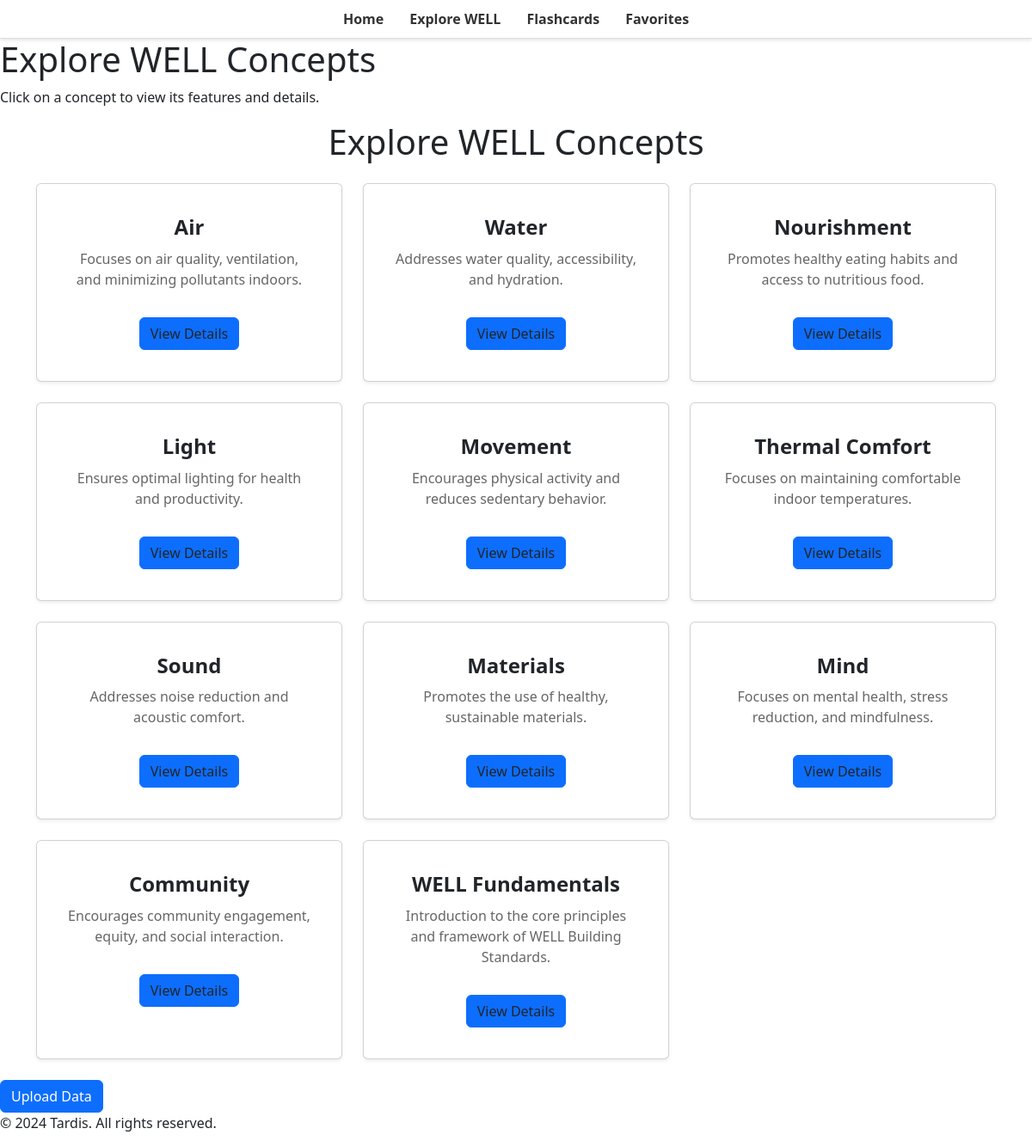
Screenshot of /reading-mode/ with the database file from the repository.
### reading_mode/models.py (models this page shows)
class Concept_class(db.Model):
    __tablename__ = 'concepts_table'
    id = db.Column(db.Integer, primary_key=True)
    name = db.Column(db.String(255), nullable=False, unique=True)
    description = db.Column(db.Text)
    features = db.relationship('Feature_class', backref='concept', lazy=True)

### reading_mode/routes.py (the view)
@reading_mode_bp.route('/')
def reading_mode_home():
    concepts = Concept_class.query.all()  # Fetch all concepts
    return render_template('reading_mode/home.html', concepts=concepts)

### reading_mode/templates/reading_mode/home.html
{% extends 'base.html' %}
{% block content %}
<h1>Explore WELL Concepts</h1>
<p>Click on a concept to view its features and details.</p>
<h1 class="text-center mb-4">Explore WELL Concepts</h1>
<div class="container">
    <div class="row">
        {% for concept in concepts %}
        <div class="col-md-4 col-sm-6 mb-4">
            <div class="card concept-tile shadow-sm h-100">
                <div class="card-body text-center">
                    <h2 class="card-title">{{ concept.name }}</h2>
                    {% if concept.description %}
                    <p class="card-text">{{ concept.description }}</p>
                    {% else %}
                    <p class="card-text">Explore features related to {{ concept.name }}.</p>
                    {% endif %}
                    <a href="{{ url_for('reading_mode.concept_details', concept_id=concept.id) }}" class="btn btn-primary mt-3">View Details</a>
                </div>
            </div>
        </div>
        {% endfor %}
    </div>
</div>
<div class="upload-data">
    <a href="{{ url_for('reading_mode.upload_reading_mode_data') }}" class="btn btn-primary">Upload Data</a>
</div>
{% endblock %}

### templates/base.html (shortened to what this page needs)
<!DOCTYPE html>
<html lang="en">
<head>
    <link rel="stylesheet" href="{{ url_for('static', filename='css/style.css') }}">
    <link href="https://cdn.jsdelivr.net/npm/bootstrap@5.3.0-alpha1/dist/css/bootstrap.min.css" rel="stylesheet">
</head>
<body>
    <header>
        <nav>
            <ul>
                <li><a href="{{ url_for('home.homepage') }}">Home</a></li>
                <li><a href="{{ url_for('reading_mode.reading_mode_home') }}">Explore WELL</a></li>
                <li><a href="{{ url_for('flashcards.flashcards_home') }}">Flashcards</a></li>
                <li><a href="{{ url_for('flashcards.favorites') }}">Favorites</a></li>
            </ul>
        </nav>
    </header>
    <main>
        {% block content %}{% endblock %}
    </main>
    <footer>
        <p>&copy; 2024 Tardis. All rights reserved.</p>
    </footer>
</body>
</html>

### static/css/style.css (style rules this page uses)
body { font-family: 'Inter', sans-serif; color: #333; background-color: #f5f5f5; margin: 0; padding: 0; line-height: 1.6; }
header nav { background-color: #fff; border-bottom: 1px solid #ddd; padding: 10px 20px; box-shadow: 0 2px 4px rgba(0, 0, 0, 0.1); }
header nav ul { display: flex; list-style: none; justify-content: center; margin: 0; padding: 0; }
header nav ul li { margin: 0 15px; }
header nav ul li a { font-size: 1rem; color: #333; text-decoration: none; font-weight: bold; transition: color 0.2s ease; }
.concept-tile { display: flex; flex-direction: column; justify-content: center; text-align: center; padding: 20px; background-color: #fff; border-radius: 8px; box-shadow: 0 4px 6px rgba(0, 0, 0, 0.1); text-decoration: none; color: #333; transition: transform 0.2s ease, box-shadow 0.2s ease; }
.concept-tile h2 { font-size: 1.5rem; margin-bottom: 10px; }
.concept-tile a { text-decoration: none; color: inherit; }
.concept-tile p { font-size: 1rem; color: #666; }
.btn { display: inline-block; padding: 10px 20px; font-size: 16px; text-decoration: none; color: white; background-color: #007bff; border-radius: 5px; border: none; cursor: pointer; text-align: center; }
.btn-primary { background-color: #007bff; border-color: #007bff; }
.card-title { font-size: 1.5rem; font-weight: bold; color: #007bff; }
.card-text { font-size: 1rem; color: #6c757d; }

### rows the page displays
Concept_class: name "Air", description "Focuses on air quality, ventilation, and minimizing pollutants indoors."
Concept_class: name "Water", description "Addresses water quality, accessibility, and hydration."
Concept_class: name "Nourishment", description "Promotes healthy eating habits and access to nutritious food."
Concept_class: name "Light", description "Ensures optimal lighting for health and productivity."
Concept_class: name "Movement", description "Encourages physical activity and reduces sedentary behavior."
Concept_class: name "Thermal Comfort", description "Focuses on maintaining comfortable indoor temperatures."
Concept_class: name "Sound", description "Addresses noise reduction and acoustic comfort."
Concept_class: name "Materials", description "Promotes the use of healthy, sustainable materials."
Concept_class: name "Mind", description "Focuses on mental health, stress reduction, and mindfulness."
Concept_class: name "Community", description "Encourages community engagement, equity, and social interaction."
Concept_class: name "WELL Fundamentals", description "Introduction to the core principles and framework of WELL Building Standards."
